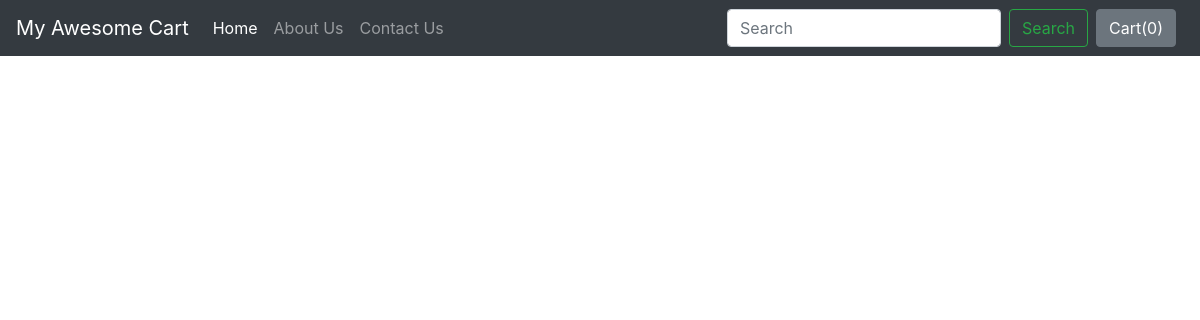
/blog/, run on an earlier commit of the app's database.
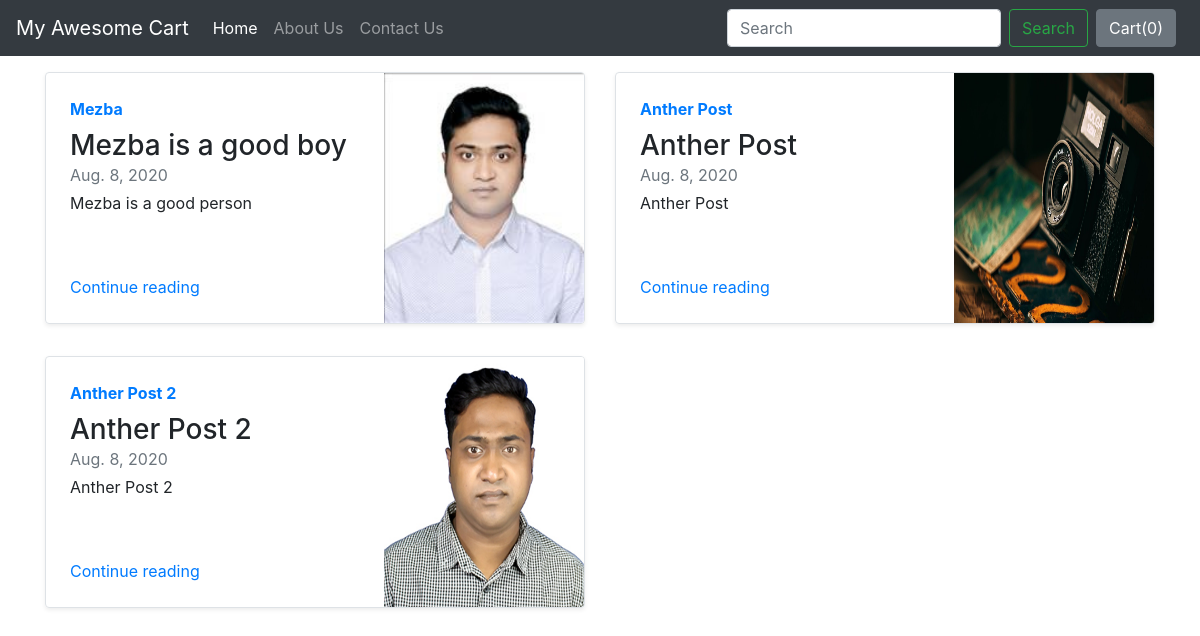
And on a later commit of the database.
### blog/models.py (models this page shows)
class Blogpost(models.Model):
    post_id = models.AutoField(primary_key=True)
    title = models.CharField(max_length=50)
    heah0 = models.CharField(max_length=500)
    cheah0 = models.CharField(max_length=5000)
    heah1 = models.CharField(max_length=500)
    cheah1 = models.CharField(max_length=5000)
    heah2 = models.CharField(max_length=500)
    cheah2 = models.CharField(max_length=5000)
    pub_date = models.DateField()
    thumbnail = models.ImageField(upload_to='shop/images')
    def __str__(self):
        return self.title

### blog/views.py (the view)
# urls.py: path("",views.index, name="blogHome"),
def index(request):
    mypost = Blogpost.objects.all()
    print(mypost)
    return render(request,'blog/index.html',{'mypost':mypost})

### blog/templates/blog/index.html (shortened to what this page needs)
{% extends 'blog/basic.html' %}
{% block body %}
<div class="container mt-3">
    <div class="row my-2">
      {% for item in mypost %}
      <div class="col-md-6">
        <div class="row no-gutters border rounded overflow-hidden flex-md-row mb-4 shadow-sm h-md-250 position-relative">
          <div class="col p-4 d-flex flex-column position-static">
            <strong class="d-inline-block mb-2 text-primary">{{item.title}}</strong>
            <h3 class="mb-0">{{item.heah0}}</h3>
            <div class="mb-1 text-muted">{{item.pub_date}}</div>
            <p class="card-text mb-auto">{{item.cheah0}}</p>
            <a href="/blog/blogpost/{{item.post_id}}" class="stretched-link">Continue reading</a>
          </div>
          <div class="col-auto d-none d-lg-block">
            <img src="/media/{{item.thumbnail}}" class="bd-placeholder-img" width="200" height="250"
            aria-label="Placeholder: Thumbnail"/><title>Placeholder</title>
          </div>
        </div>
      </div>
      {% if forloop.counter|divisibleby:2 %}
    </div><div class="row my-2">
    {% endif %}
    {% endfor %}
  </div>
{% endblock %}

### blog/templates/blog/basic.html (shortened to what this page needs)
<!DOCTYPE html>
<html lang="en">
<head>
  <link rel="stylesheet" href="https://stackpath.bootstrapcdn.com/bootstrap/4.2.1/css/bootstrap.min.css"
 />
</head>
<body>
  <nav class="navbar navbar-expand-lg navbar-dark bg-dark">
    <a class="navbar-brand" href="/shop">My Awesome Cart</a>
    <div class="collapse navbar-collapse" id="navbarSupportedContent">
      <ul class="navbar-nav mr-auto">
        <li class="nav-item active">
          <a class="nav-link" href="/blog">Home <span class="sr-only">(current)</span></a>
        </li>
        <li class="nav-item">
          <a class="nav-link" href="/shop/about">About Us</a>
        </li>
        <li class="nav-item">
          <a class="nav-link" href="/shop/contact">Contact Us</a>
        </li>
      </ul>
      <form class="form-inline my-2 my-lg-0">
        <input class="form-control mr-sm-2" type="search" placeholder="Search" aria-label="Search" />
        <button class="btn btn-outline-success my-2 my-sm-0" type="submit">
          Search
        </button>
      </form>
      <button type="button" class="btn btn-secondary mx-2" id="popcart" data-container="body" data-toggle="popover"
        data-placement="bottom" data-html="true" data-content="Vivamus
        sagittis lacus vel augue laoreet rutrum faucibus.">
        Cart(<span id="cart">0</span>)
      </button>
    </div>
  </nav>
  {% block body %} {% endblock %}
</body>
</html>

What changed in the data, as far as the page shows it:
added Blogpost: title "Mezba", heah0 "Mezba is a good boy", pub_date "Aug. 8, 2020", cheah0 "Mezba is a good person", thumbnail (picture)
added Blogpost: title "Anther Post", heah0 "Anther Post", pub_date "Aug. 8, 2020", cheah0 "Anther Post", thumbnail (picture)
added Blogpost: title "Anther Post 2", heah0 "Anther Post 2", pub_date "Aug. 8, 2020", cheah0 "Anther Post 2", thumbnail (picture)
